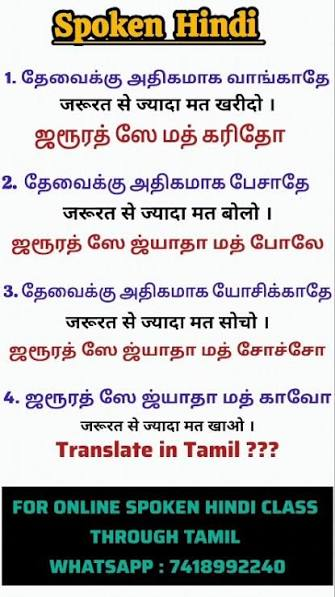
#> input picture tests/sample_pages/HI_T_Sentence.jpg, 335 x 597 px
$ python -i preprocessor.py   (imports and definitions only)
#> lines starting #> are read from the running program, lines starting #| are printed output that depends on the picture; after the words box and inside, x2 and y2 are one past the last pixel; in counts of white or black regions, pixels touching at a corner belong together
"""
Image Preprocessing Module.

Multi-variant preprocessing for OCR quality improvement.
Generates multiple preprocessing candidates and evaluates them
to find the best result — trial-and-error engineering.
"""

import logging
from dataclasses import dataclass
from typing import List, Tuple
import numpy as np

logger = logging.getLogger(__name__)


@dataclass
class PreprocessingVariant:
    name: str
    description: str
    image: np.ndarray
    operations: List[str]


def generate_preprocessing_variants(image: np.ndarray) -> List[PreprocessingVariant]:
    """
    Generate multiple preprocessing variants for trial-and-error OCR.
    Returns variants that can be OCR'd and compared.
    """
    import cv2

    variants = []

    # Original
    variants.append(PreprocessingVariant(
        name="original",
        description="Original image without preprocessing",
        image=image.copy(),
        operations=[],
    ))

    # Variant A: Grayscale + contrast
    try:
        gray = _to_grayscale(image)
        enhanced = _enhance_contrast(gray)
        variants.append(PreprocessingVariant(
            name="grayscale_contrast",
            description="Grayscale with CLAHE contrast enhancement",
            image=enhanced,
            operations=["grayscale", "contrast_enhancement"],
        ))
    except Exception as e:
        logger.warning(f"Variant A failed: {e}")

    # Variant B: Adaptive threshold
    try:
        gray = _to_grayscale(image)
        thresh = cv2.adaptiveThreshold(
            gray, 255, cv2.ADAPTIVE_THRESH_GAUSSIAN_C,
            cv2.THRESH_BINARY, 11, 2
        )
        variants.append(PreprocessingVariant(
            name="adaptive_threshold",
            description="Adaptive Gaussian thresholding",
            image=thresh,
            operations=["grayscale", "adaptive_threshold"],
        ))
    except Exception as e:
        logger.warning(f"Variant B failed: {e}")

    # Variant C: Denoise + sharpen
    try:
        gray = _to_grayscale(image)
        denoised = cv2.fastNlMeansDenoising(gray, None, 10, 7, 21)
        kernel = np.array([[-1, -1, -1], [-1, 9, -1], [-1, -1, -1]])
        sharpened = cv2.filter2D(denoised, -1, kernel)
        variants.append(PreprocessingVariant(
            name="denoise_sharpen",
            description="Non-local means denoising + sharpening",
            image=sharpened,
            operations=["grayscale", "denoise", "sharpen"],
        ))
    except Exception as e:
        logger.warning(f"Variant C failed: {e}")

    # Variant D: Deskew + threshold
    try:
        gray = _to_grayscale(image)
        deskewed = _deskew(gray)
        _, binary = cv2.threshold(deskewed, 0, 255, cv2.THRESH_BINARY + cv2.THRESH_OTSU)
        variants.append(PreprocessingVariant(
            name="deskew_otsu",
            description="Deskewing + Otsu binarization",
            image=binary,
            operations=["grayscale", "deskew", "otsu_threshold"],
        ))
    except Exception as e:
        logger.warning(f"Variant D failed: {e}")

    # Variant E: Full pipeline
    try:
        gray = _to_grayscale(image)
        enhanced = _enhance_contrast(gray)
        denoised = cv2.fastNlMeansDenoising(enhanced, None, 8, 7, 21)
        deskewed = _deskew(denoised)
        variants.append(PreprocessingVariant(
            name="full_pipeline",
            description="Grayscale → contrast → denoise → deskew",
            image=deskewed,
            operations=["grayscale", "contrast", "denoise", "deskew"],
        ))
    except Exception as e:
        logger.warning(f"Variant E failed: {e}")

    logger.info(f"Generated {len(variants)} preprocessing variants")
    return variants


def _to_grayscale(image: np.ndarray) -> np.ndarray:
    """Convert to grayscale if needed."""
    import cv2
    if len(image.shape) == 3:
        return cv2.cvtColor(image, cv2.COLOR_BGR2GRAY)
    return image


def _enhance_contrast(gray: np.ndarray) -> np.ndarray:
    """Apply CLAHE contrast enhancement."""
    import cv2
    clahe = cv2.createCLAHE(clipLimit=2.0, tileGridSize=(8, 8))
    return clahe.apply(gray)


def _deskew(image: np.ndarray) -> np.ndarray:
    """Deskew image using Hough line detection."""
    import cv2

    # Detect edges
    edges = cv2.Canny(image, 50, 150, apertureSize=3)
    lines = cv2.HoughLinesP(edges, 1, np.pi / 180, 100, minLineLength=100, maxLineGap=10)

    if lines is None or len(lines) == 0:
        return image

    # Calculate average angle
    angles = []
    for line in lines:
        try:
            coords = line[0] if (hasattr(line, "__len__") and len(line) > 0 and hasattr(line[0], "__len__")) else line
            if len(coords) == 4:
                x1, y1, x2, y2 = coords
                angle = np.arctan2(y2 - y1, x2 - x1) * 180 / np.pi
                if abs(angle) < 15:  # Only consider near-horizontal lines
                    angles.append(angle)
        except Exception:
            continue

    if not angles:
        return image

    median_angle = np.median(angles)

    if abs(median_angle) < 0.5:  # Skip if nearly straight
        return image

    # Rotate
    h, w = image.shape[:2]
    center = (w // 2, h // 2)
    M = cv2.getRotationMatrix2D(center, median_angle, 1.0)
    rotated = cv2.warpAffine(image, M, (w, h), flags=cv2.INTER_CUBIC, borderMode=cv2.BORDER_REPLICATE)

    logger.info(f"Deskewed by {median_angle:.2f}°")
    return rotated


def select_best_variant(
    variants: List[dict],
) -> dict:
    """
    Select the best preprocessing variant based on OCR results.
    Each variant dict should contain:
    - name: str
    - ocr_confidence: float
    - word_count: int
    - text: str
    """
    if not variants:
        return None

    scored = []
    for v in variants:
        score = 0.0
        # OCR confidence (most important)
        score += v.get("ocr_confidence", 0) * 0.4
        # Word count (more words = better extraction)
        word_count = v.get("word_count", 0)
        score += min(word_count / 100, 1.0) * 30  # Normalize: 100 words = max score
        # Text density
        text_len = len(v.get("text", ""))
        score += min(text_len / 500, 1.0) * 20
        # Penalize very low confidence
        if v.get("ocr_confidence", 0) < 50:
            score *= 0.5

        scored.append((score, v))

    scored.sort(key=lambda x: x[0], reverse=True)
    best = scored[0][1]

    logger.info(
        f"Best preprocessing variant: {best['name']} "
        f"(confidence: {best.get('ocr_confidence', 0):.1f}%)"
    )
    return best

>>> import cv2
>>> picture = cv2.imread('../../../tests/sample_pages/HI_T_Sentence.jpg')
#> picture is the input picture: shape (597, 335, 3); mean B, G, R 188.1, 188, 189.4
>>> result = generate_preprocessing_variants(picture)
#> in _to_grayscale, `return cv2.cvtColor(image, cv2.COLOR_BGR2GRAY)`:
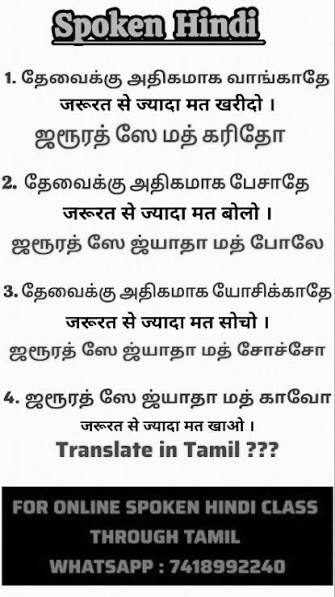
#> returned value: shape (597, 335); min 0, max 255, mean 188.4
#> in _enhance_contrast, `return clahe.apply(gray)`:
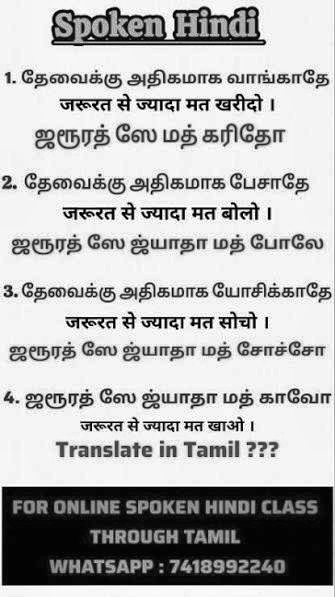
#> returned value: shape (597, 335); min 1, max 255, mean 182.8
#> in generate_preprocessing_variants, `thresh = cv2.adaptiveThreshold( gray, 255, cv2.ADAPTIVE_THRESH_GAUSSIA..`:
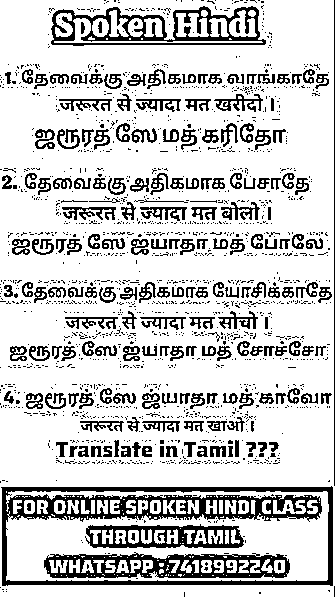
#> thresh: shape (597, 335); 79.5% white; 1765 black regions (1572 under 20 px), largest, box (x1, y1, x2, y2) and area: (1, 486, 333, 586) 7906, (44, 552, 290, 578) 3366, (51, 6, 266, 46) 3156
#> in generate_preprocessing_variants, `sharpened = cv2.filter2D(denoised, -1, kernel)`:
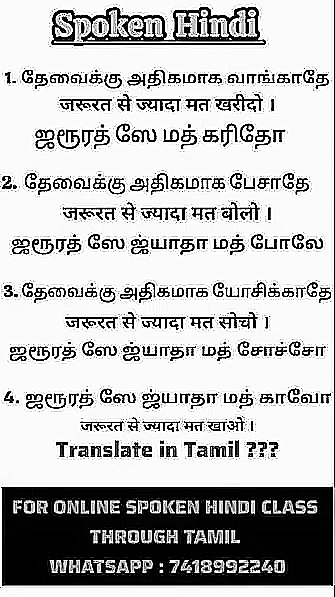
#> sharpened: shape (597, 335); min 0, max 255, mean 188.5
#> in _deskew, `edges = cv2.Canny(image, 50, 150, apertureSize=3)`:
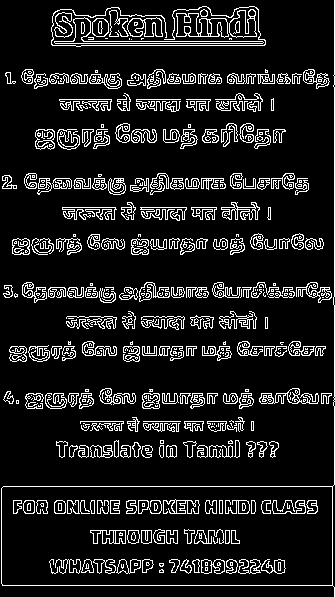
#> edges: shape (597, 335); 11.6% white in thin lines or dots
#> in _deskew, `lines = cv2.HoughLinesP(edges, 1, np.pi / 180, 100, minLineLength=100,..`: lines = 69 rows, first 6: [334, 484, 334, 0], [3, 486, 332, 486], [2, 585, 332, 585], [13, 513, 315, 513], [4, 287, 113, 287], [51, 41, 265, 41]
#> the loop in _deskew, `for line in lines:` made 69 passes
#> (x1, y1, x2, y2, angle) on passes 1 to 12: (334, 484, 334, 0, -90), (3, 486, 332, 486, 0), (2, 585, 332, 585, 0), (13, 513, 315, 513, 0), (4, 287, 113, 287, 0), (51, 41, 265, 41, 0), (51, 43, 265, 43, 0), (11, 346, 325, 346, 0), (13, 500, 316, 500, 0), (28, 393, 331, 393, 0), (52, 45, 264, 45, 0), (145, 81, 329, 81, 0)
#> after the loop in _deskew, `for line in lines:`: angles = 68 values, max 0.995 at index 44, min -3.24 at index 66, mean -0.0337
#> in _deskew, `median_angle = np.median(angles)`: median_angle = 0
#> in generate_preprocessing_variants, `_, binary = cv2.threshold(deskewed, 0, 255, cv2.THRESH_BINARY + cv2.TH..`:
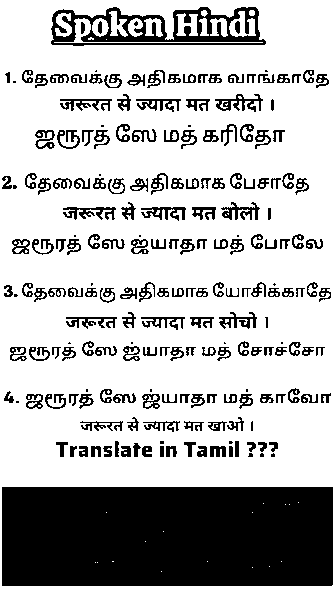
#> binary: shape (597, 335); 72.9% white; 207 black regions (28 under 20 px), largest, box (x1, y1, x2, y2) and area: (2, 487, 333, 586) 32751, (51, 7, 266, 46) 3765, (215, 94, 263, 112) 363
#> in _deskew (call 2), `edges = cv2.Canny(image, 50, 150, apertureSize=3)`:
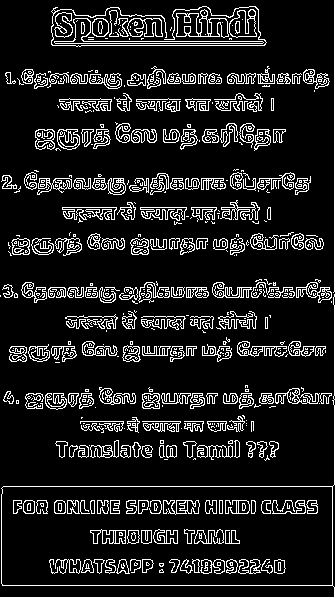
#> edges: shape (597, 335); 12.1% white in thin lines or dots
#> in _deskew (call 2), `lines = cv2.HoughLinesP(edges, 1, np.pi / 180, 100, minLineLength=100,..`: lines = 76 rows, first 6: [334, 484, 334, 0], [3, 486, 332, 486], [2, 585, 332, 585], [11, 346, 325, 346], [52, 45, 264, 45], [7, 83, 328, 83]
#> the loop in _deskew (call 2), `for line in lines:` made 76 passes
#> (x1, y1, x2, y2, angle) on passes 1 to 12: (334, 484, 334, 0, -90), (3, 486, 332, 486, 0), (2, 585, 332, 585, 0), (11, 346, 325, 346, 0), (52, 45, 264, 45, 0), (7, 83, 328, 83, 0), (51, 41, 265, 41, 0), (13, 513, 316, 513, 0), (5, 297, 298, 297, 0), (3, 287, 329, 287, 0), (3, 293, 331, 293, 0), (59, 99, 273, 99, 0)
#> (x1, y1, x2, y2) on pass 49: (17, 238, 123, 238)

$ run again, on tests/sample_pages/sample_newspaper_page.png
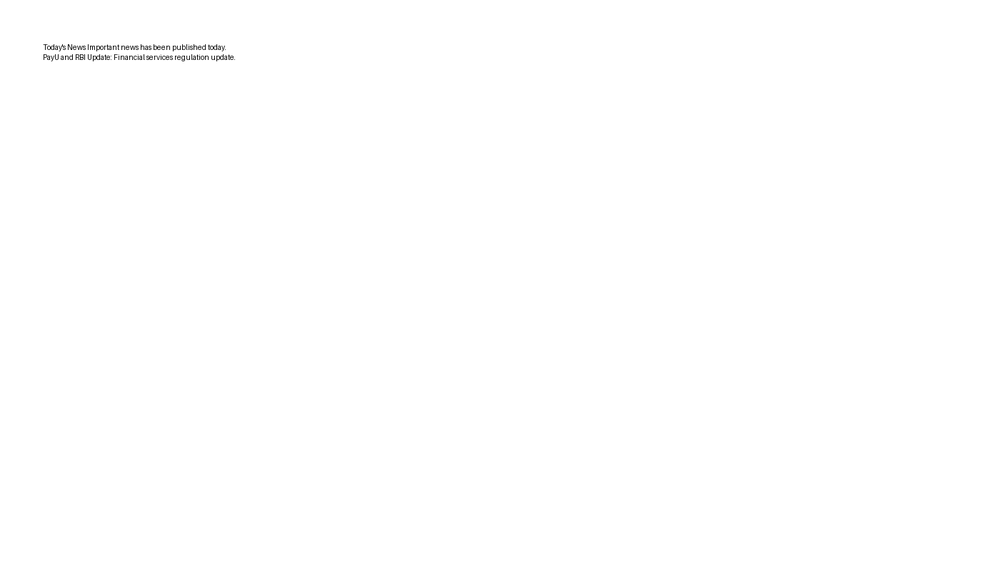
#> input picture tests/sample_pages/sample_newspaper_page.png, 1000 x 571 px, shrunk from 1400 x 800 before the run
#> picture is the input picture: shape (571, 1000, 3); min 0, max 255, mean 254.7
#> in generate_preprocessing_variants, `thresh = cv2.adaptiveThreshold( gray, 255, cv2.ADAPTIVE_THRESH_GAUSSIA..`:
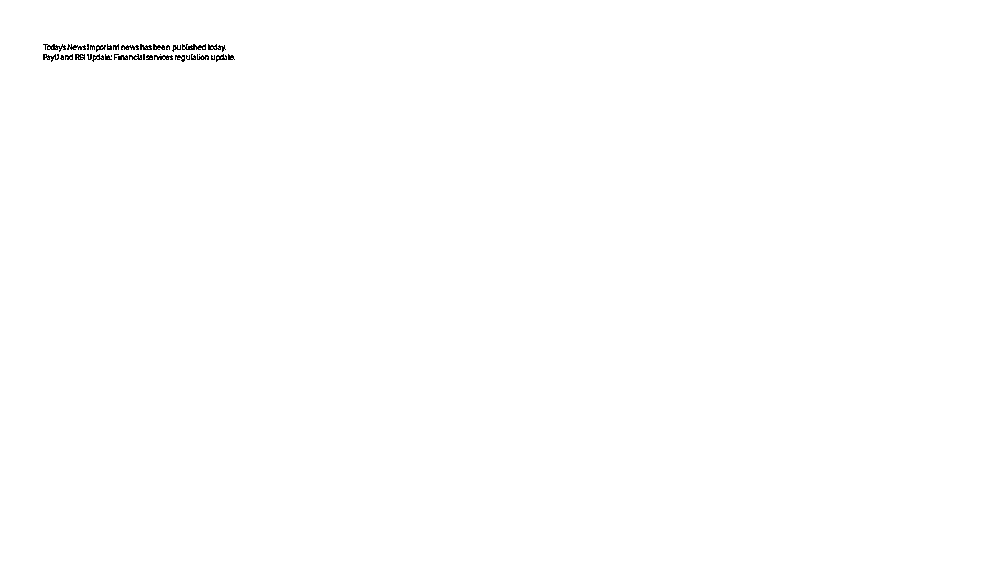
#> thresh: shape (571, 1000); 99.8% white; black in thin lines or dots, all inside (x1, y1, x2, y2) = (43, 44, 235, 62)
#> in _deskew, `edges = cv2.Canny(image, 50, 150, apertureSize=3)`:
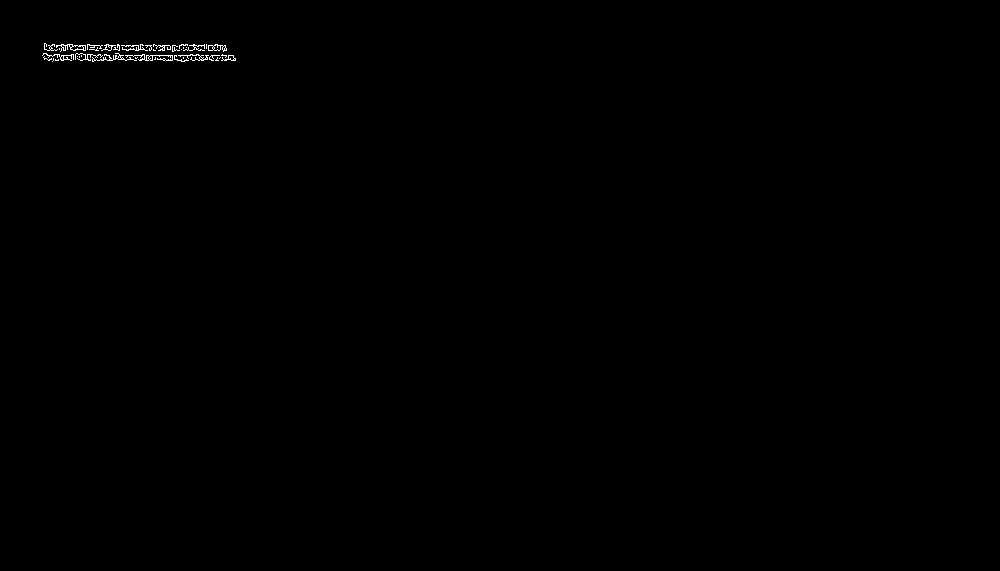
#> edges: shape (571, 1000); 0.19% white in thin lines or dots, all inside (x1, y1, x2, y2) = (42, 43, 236, 62)
#> lines = [[42, 55, 233, 55], [44, 45, 225, 45], [44, 59, 235, 59]]
#> the loop in _deskew, `for line in lines:` made 3 passes
#> after the loop in _deskew, `for line in lines:`: angles = [0, 0, 0]
#> median_angle = 0
#> edges: shape (571, 1000); 0.19% white in thin lines or dots, all inside (x1, y1, x2, y2) = (43, 43, 236, 62)
#> the loop in _deskew (call 2), `for line in lines:` made 3 passes
#> (x1, y1, x2, y2) on passes 1 to 3: (47, 55, 233, 55), (44, 45, 225, 45), (44, 59, 235, 59)
#> result = 6 items
